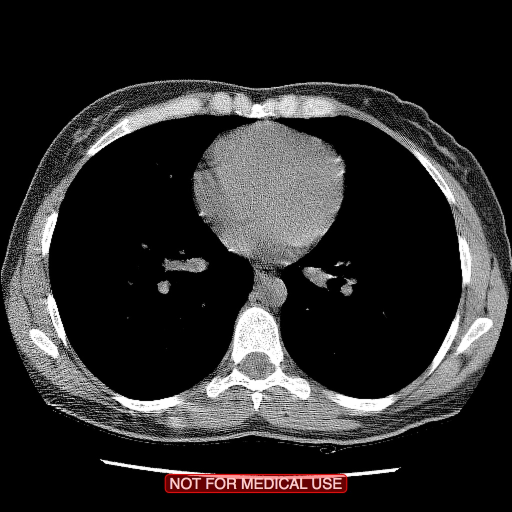
%> input picture ctScans/0571/Ct_Lung_Screen__0/unnamed_0/IM-0001-0060.jpg, 1024 x 1024 px (shown at 1/2 size)
$ octave testScript.m   (GNU Octave 9; MATLAB toolbox functions it lacks are replaced by stand-ins)
%> lines starting %> are read from the running program, lines starting %| are printed output that depends on the picture
### TDA/generateS.m
function [ sMat ] = generateS( mat )

% This function performs triangulation and generates S matrix

dim = size(mat);
dim = dim(1);
numPixels = dim^2;

% below is the vertex row array for the S matrix, initialized
vertices = zeros(numPixels, 3);

% filling the vertices array with each pixel of mat
for i = 1:numPixels
    vertexRow = [i-1, i-1, mat(i)];
    vertices(i,:) = vertexRow;
end

% now have all the vertex rows that contain their filtration values
% (intenisty vals)

% find the edge rows

edges = [];
edgeRelations = [1 dim (dim + 1)];


% iterate through all points

for i = 1:numPixels

    % generate all the possible edge pairs (not lower left and upper right
    % diagonals)

    for j = 1:length(edgeRelations)
        neighborIndex = i + edgeRelations(j);
        if neighborIndex < 1 || neighborIndex > numPixels || (mod(i, dim) == 0 && ~(edgeRelations(j)==dim))
            continue;
        end
        newEntry = [i-1, neighborIndex-1, max(mat(i), mat(neighborIndex))];
        edges = [edges; newEntry];
    end

end

sMat = vertcat(vertices, edges);


end

### TDA/testScript.m
%% Test Script to Load and Examine CT Scan Jpegs
% Nicholas von Turkovich

pathHealthy = '/Users/nbv3/Desktop/Math_Projects/topoCAT/ctScans/306/Ct_Lung_Screen__0/unnamed_0/';
filenameHealthy = 'IM-0001-0060.jpg';

pathUnhealthy = '/Users/nbv3/Desktop/Math_Projects/topoCAT/ctScans/321/Ct_Chest_Wo_Contrast__0/unnamed_2/';
filenameUnhealthy = 'IM-0001-0060.jpg';

image = rgb2gray(imread([pathHealthy filenameHealthy]));
%> image: size 1024x1024 uint8; min 0, max 255, mean 42.3
image2 = rgb2gray(imread([pathUnhealthy filenameUnhealthy]));

figure(1)
subplot(2,1,1)
imagesc(image);
title('healthy');
colormap gray

subplot(2,1,2)
imagesc(image2);
title('unhealthy');
colormap gray

% Need to condense the image

smallerImage = imresize(image,0.125);
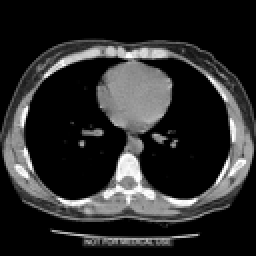
%> smallerImage: size 128x128 uint8 (shown 2 times larger); min 0, max 255, mean 42.5
smallerImage2 = imresize(image2,0.125);

figure(2)
subplot(2,1,1)
mesh(smallerImage);

subplot(2,1,2)
mesh(smallerImage2);
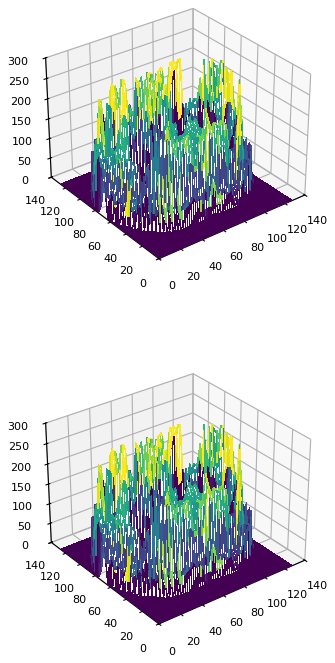
%> figure redrawn from the program's plot data, 2 panels

% processing for image 1

croppedImage = double(smallerImage);

indicesToFloor = find(croppedImage < mean(croppedImage(:)));
%> indicesToFloor = 11197 values from 1 to 16384
croppedImage(indicesToFloor) = 0;
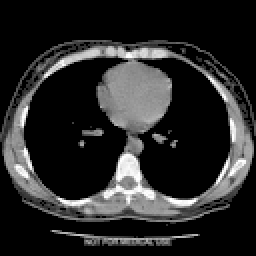
%> croppedImage: size 128x128 double (shown 2 times larger); min 0, max 255, mean 41.1

% processing for image 2

croppedImage2 = double(smallerImage2);

indicesToFloor2 = find(croppedImage2 < mean(croppedImage2(:)));
%> indicesToFloor2 = 11197 values from 1 to 16384
croppedImage2(indicesToFloor2) = 0;

figure(3)
subplot(2,1,1)
imagesc(croppedImage);

subplot(2,1,2)
imagesc(croppedImage2);
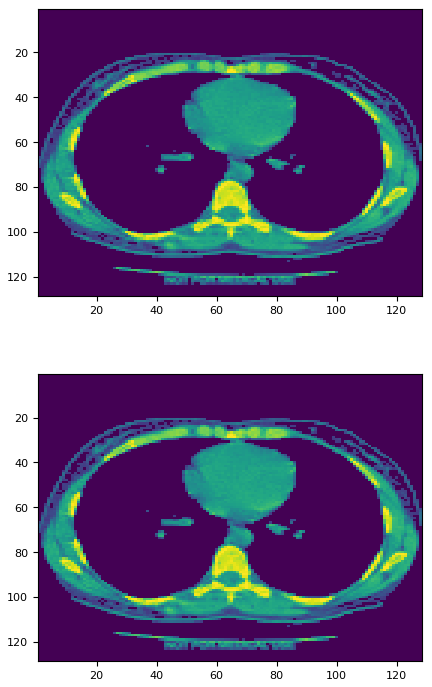
%> figure redrawn from the program's plot data, 2 panels


% Cropped image ready in uni-valued intensity grayscale
start = tic;
S1 = generateS(croppedImage);
%> the loop in generateS, `for i = 1:numPixels` made 16384 passes
%> vertexRow on passes 1 to 3: [0 0 0], [1 1 0], [2 2 0]
S2 = generateS(croppedImage2);
%> the loop in generateS (call 2), `for i = 1:numPixels` made 16384 passes
%
stop = toc(start)

% compute persistence diagrams

%> (the run ends here)

$ run again, with ctScans/0571/Ct_Lung_Screen__0/unnamed_0/IM-0001-0008.jpg copied over ctScans/0571/Ct_Lung_Screen__0/unnamed_0/IM-0001-0060.jpg
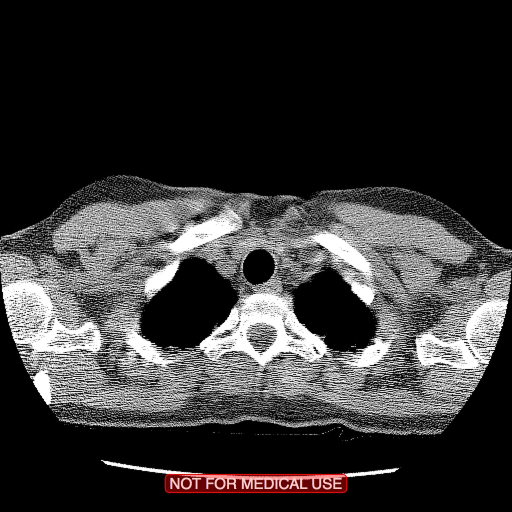
%> input picture ctScans/0571/Ct_Lung_Screen__0/unnamed_0/IM-0001-0008.jpg, 1024 x 1024 px (shown at 1/2 size)
%> indicesToFloor = 10385 values from 1 to 16384
%> `croppedImage(indicesToFloor) = 0;`:
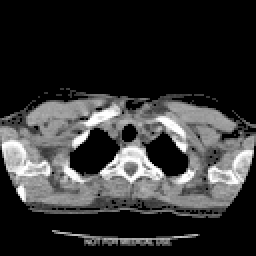
%> croppedImage: size 128x128 double (shown 2 times larger); min 0, max 255, mean 50.9
%> `imagesc(croppedImage2);`:
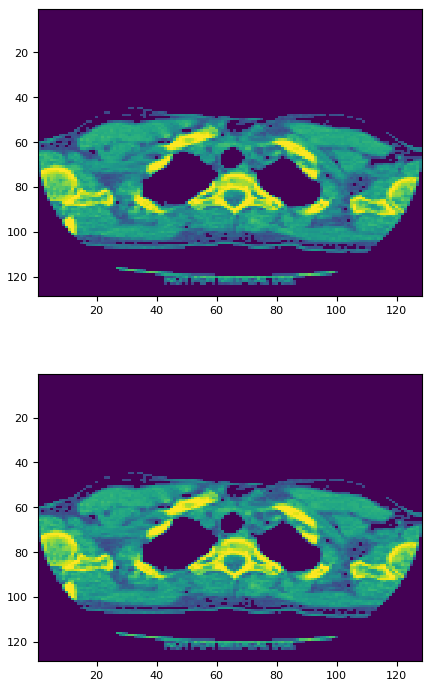
%> figure redrawn from the program's plot data, 2 panels
%> the loop in generateS, `for i = 1:numPixels` made 16384 passes
%> vertexRow on passes 1 to 3: [0 0 0], [1 1 0], [2 2 0]
%> the loop in generateS (call 2), `for i = 1:numPixels` made 16384 passes

$ run again, with ctScans/0571/Ct_Lung_Screen__0/unnamed_0/IM-0001-0011.jpg copied over ctScans/0571/Ct_Lung_Screen__0/unnamed_0/IM-0001-0060.jpg
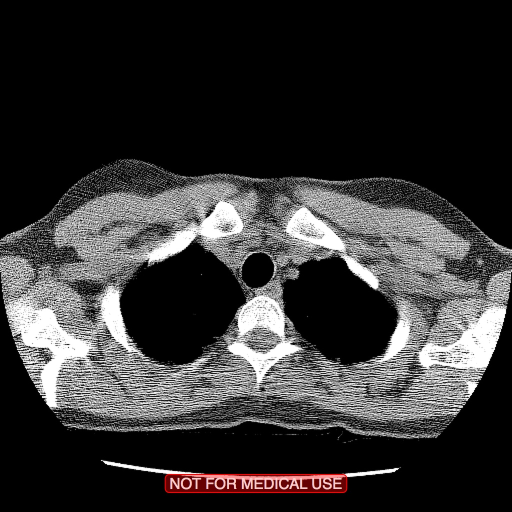
%> input picture ctScans/0571/Ct_Lung_Screen__0/unnamed_0/IM-0001-0011.jpg, 1024 x 1024 px (shown at 1/2 size)
%> indicesToFloor = 10510 values from 1 to 16384
%> `croppedImage(indicesToFloor) = 0;`:
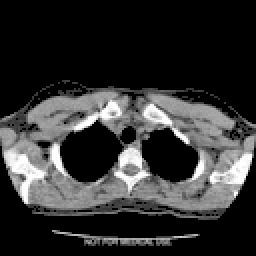
%> croppedImage: size 128x128 double (shown 2 times larger); min 0, max 255, mean 50
%> `imagesc(croppedImage2);`:
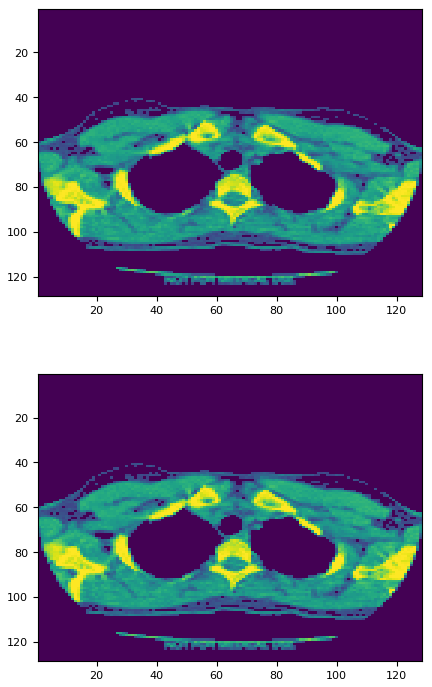
%> figure redrawn from the program's plot data, 2 panels
%> the loop in generateS, `for i = 1:numPixels` made 16384 passes
%> vertexRow on passes 1 to 3: [0 0 0], [1 1 0], [2 2 0]
%> the loop in generateS (call 2), `for i = 1:numPixels` made 16384 passes
